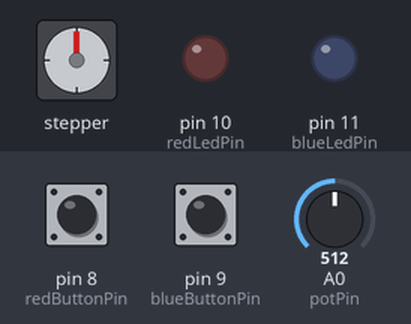
Bench run of a sketch on a simulated Arduino Uno, built with avr-gcc and run on an emulated ATmega328P. Shown: stepper motor, output pins drawn as LEDs (lit = HIGH). Wiring (inferred from the names in the program): stepper motor driver (200 steps per turn assumed): step pin 3; direction pin 2. The inputs (shaded band) are chosen by the test bench; at power-on: pin 8 (redButtonPin) HIGH, pin 9 (blueButtonPin) HIGH, A0 (potPin) = 512. Pins used as bus, display or sensor lines are not drawn.

Above: at 1.2 s.
1.3 s: pin 8 (redButtonPin) pulled LOW for 0.15 s
At 2.5 s:
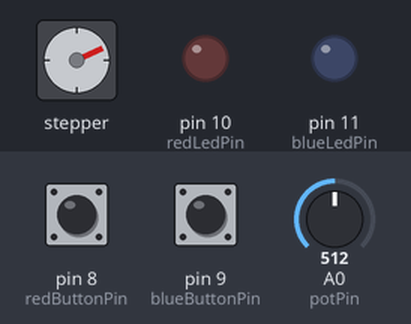
3.0 s: pin 9 (blueButtonPin) pulled LOW for 1 s
At 3.45 s:
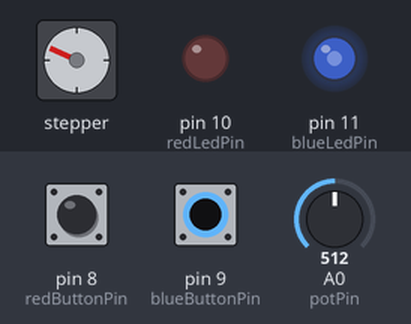
6.0 s: pin 9 (blueButtonPin) pulled LOW for 0.15 s
At 7.3 s:
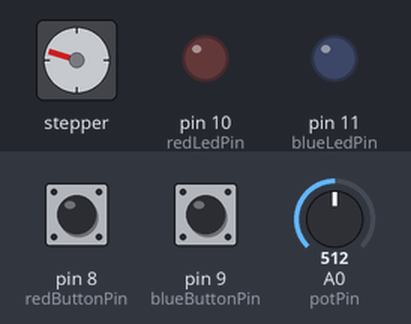
7.7 s: pin 8 (redButtonPin) pulled LOW for 1 s
At 8.15 s:
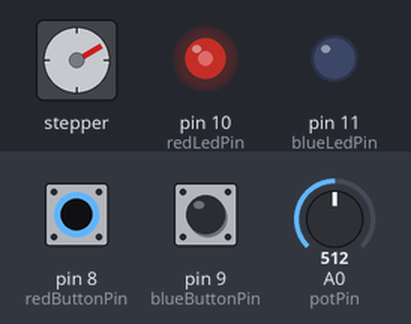
10.2 s: pin 8 (redButtonPin) pulled LOW for 3.2 s
At 14.2 s:
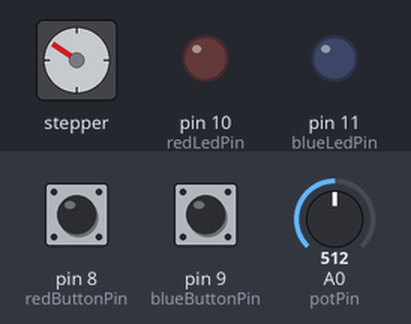
14.9 s: pin 9 (blueButtonPin) pulled LOW for 0.15 s
At 16.5 s:
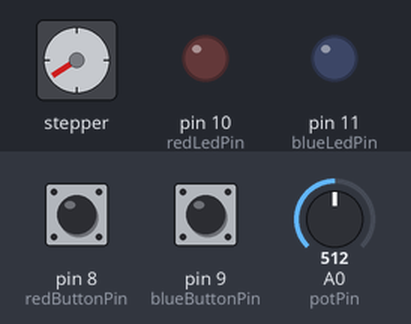
Timing chart, 0 to 17.6 s (numbered marks = the images above; inputs shaded):
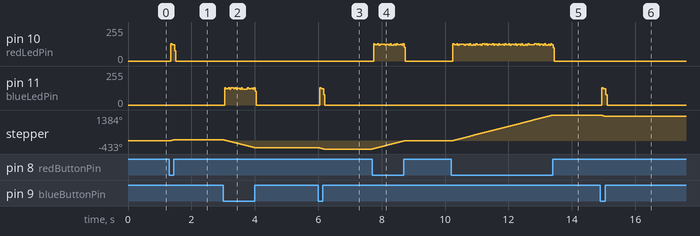

Measured:
- after the input at 1.3 s, pin 10 (redLedPin): 0/255 → 122/255 after 0.05 s, → 0/255 0.12 s later; stepper: turns 66° clockwise in 0.17 s, starting at once
- after the input at 3.0 s, stepper: turns 433° counter-clockwise in 1.0 s, starting at once
- after the input at 6.0 s, pin 11 (blueLedPin): 0/255 → 122/255 after 0.05 s, → 0/255 0.12 s later; stepper: turns 66° counter-clockwise in 0.17 s, starting at once
- after the input at 7.7 s, stepper: turns 433° clockwise in 1.0 s, starting at once
- after the input at 10.2 s, stepper: turns 1384° clockwise in 3.2 s, starting at once
- after the input at 14.9 s, pin 11 (blueLedPin): 0/255 → 122/255 after 0.05 s, → 0/255 0.12 s later; stepper: turns 67° counter-clockwise in 0.17 s, starting at once

The sketch:

stepper_12v_command_leds.ino
```cpp
const int redButtonPin = 8;
const int blueButtonPin = 9;
const int redLedPin = 10;
const int blueLedPin = 11;
const int potPin = 0;
const int dirPin = 2;
const int stepPin = 3;

const int stepsPerRevolution = 200;
const int maxPotValue = 1023;
const int minSpeed = 1500 + maxPotValue;

int potValue = 0;
int rotationDir = 0;

void setup() {
  pinMode(redButtonPin, INPUT_PULLUP);
  pinMode(blueButtonPin, INPUT_PULLUP);
  pinMode(redLedPin, OUTPUT);
  pinMode(blueLedPin, OUTPUT);

  pinMode(stepPin, OUTPUT);
  pinMode(dirPin, OUTPUT);

  digitalWrite(redLedPin, LOW);
  digitalWrite(blueLedPin, LOW);
}

void rotateMotor() {
  int ledPin = rotationDir == 1 ? redLedPin : blueLedPin;

  digitalWrite(stepPin, HIGH);
  digitalWrite(ledPin, HIGH);
  delayMicroseconds(minSpeed - potValue);
  digitalWrite(stepPin, LOW);
  digitalWrite(ledPin, LOW);
  delayMicroseconds(minSpeed - potValue);
}

void loop() {
  int redButtonState = digitalRead(redButtonPin);
  int blueButtonState = digitalRead(blueButtonPin);

  potValue = analogRead(potPin);

  if (redButtonState == LOW) {
    rotationDir = 1;
    digitalWrite(dirPin, HIGH);
  } else if (blueButtonState == LOW) {
    rotationDir = 2;
    digitalWrite(dirPin, LOW);
  } else {
    rotationDir = 0;
  }

  if (rotationDir != 0) {
    rotateMotor();
  }
}
```
